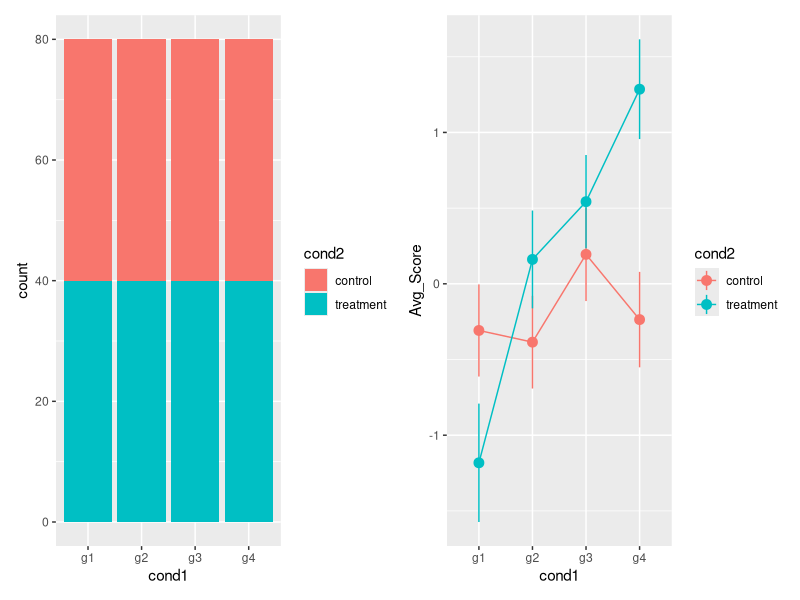

Source code (R):
## ---- chunk 1
library(tidyverse)
library(emmeans)
library(patchwork)
library(psych)
## ---- chunk 2
set.seed(7284)
dat <- sim.anova(es1 = 0.5, es2 = 0.2, es3 = .3, es12 = 0.3, 
                 n = 320,
                 n1 = 4, n2 = 2, n3 = 0, 
                 factors = FALSE)

dat <- tibble(dat)

dat <- dat %>%
  mutate(
    IV1 = factor(IV1, labels = c("g1", "g2", "g3", "g4")),
    IV2 = factor(IV2, labels = c("control", "treatment")),
    IV3 = round(IV3, 2),
    DV = round(DV, 2)
  ) %>%
  rename(
    cov = IV3,
    score = DV,
    cond1 = IV1,
    cond2 = IV2
  )

dat
## ---- chunk 3
res <- dat %>%
  group_by(cond1, cond2) %>%
  summarise(
    Mean = mean(score), 
    SD = sd(score)
  )
res
## ---- chunk 4
N <- addmargins(xtabs( ~ cond1 + cond2, data = dat))
addmargins(xtabs(score ~ cond1 + cond2, data = dat)) / N
## ---- chunk 5
daprxtab<-function(formula=~., data){
  f = as.character(formula)
  n = addmargins(xtabs(as.formula(paste0(f[1],f[3])), data))
  out = addmargins(xtabs(formula, data)) / n
  colnames(out) = gsub("Sum","Mean",colnames(out))
  rownames(out) = gsub("Sum","Mean",rownames(out))
  out
}
daprxtab(score ~ cond1 + cond2, data = dat)
## ---- chunk 6
p1 <- ggplot(dat, aes(x = cond1, fill = cond2)) +
    geom_bar()

plotdat <- dat %>% 
    group_by(cond1, cond2) %>%
    summarise(
        Avg_Score = mean(score), 
        SE = sd(score) / sqrt(n())
    )

p2 <- ggplot(plotdat, aes(x = cond1, y = Avg_Score, color = cond2)) +
    geom_point(size = 3) +
    geom_linerange(aes(ymin = Avg_Score - 2 * SE, ymax = Avg_Score + 2 * SE)) +
    geom_line(aes(x = as.numeric(cond1)))

p1 + p2
## ---- chunk 7
m1 <- lm(score ~ cond1*cond2, data = dat)
summary(m1)
## ---- chunk 8
res[1:4,]
## ---- chunk 9
m2 <- lm(score ~ cond1*cond2 + cov, data = dat)
summary(m2)
## ---- chunk 10
emmeans(m1, ~ cond1*cond2)
## ---- chunk 11
arrange(res, cond2)
## ---- chunk 12
emmeans(m2, ~ cond1*cond2)
## ---- chunk 13
m2_w <- emmeans(m2, ~ cond1 | cond2)
m2_w
## ---- chunk 14
m2_wbon <- contrast(m2_w, method = "pairwise", adjust="bonferroni")
m2_wbon
## ---- chunk 15
m2_m <- emmeans(m2, ~ cond1*cond2)
m2_m
## ---- chunk 16
m2_mbon <- contrast(m2_m, method = "pairwise", adjust="bonferroni")
m2_mbon
## ---- chunk 17
cond1_coef <- c("g1" = -.5, "g2"= -.5, "g3" = .5, "g4" = .5)
cond2_coef <- c("condition" = -1, "treatment" = 1)

contr_coef <- outer(cond1_coef, cond2_coef)
contr_coef

## ---- chunk 18
spec_comp <- contrast(m2_m, 
                      method = list("bob" = c(0.5, 0.5, -0.5, -0.5, -0.5, -0.5, 0.5, 0.5)))

spec_comp
## ---- chunk 19
summary(m2)
## ---- chunk 20
anova(m2)

anova(m1, m2)
